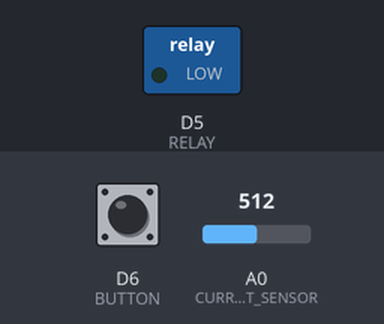
A sketch run on a simulated ESP8266 (NodeMCU). Parts: switched loads named in the sketch (green lamp = pin HIGH). The test bench sets the inputs (shaded band); at power-on: A0 (CURRENT_SENSOR) = 512, D6 (BUTTON) HIGH. WiFi joins after 1.5 s; servers stay silent unless stated; the local clock reads 2024-03-15 10:24:30 at power-on unless the sketch sets it; what the sketch prints to the serial monitor is not drawn.

Above: at 2.7 s.
2.8 s: A0 (CURRENT_SENSOR) set to 10
5.5 s: A0 (CURRENT_SENSOR) set to 7
At 6.7 s:
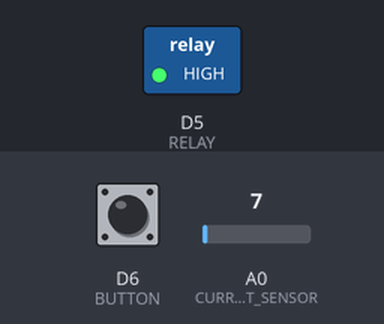
Timing chart, 0 to 8.5 s (numbered marks = the images above; inputs shaded):
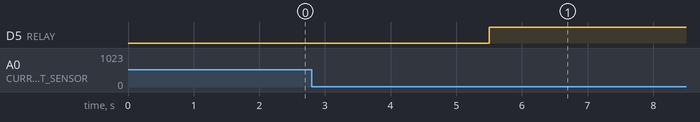

The sketch:

solar_cleaning.ino
```cpp
#include <ESP8266WiFi.h>
#include <ThingSpeak.h>
#include <Wire.h>
#include "RTClib.h"

RTC_DS3231 rtc;

const char* ssid = "TEMP";
const char* password = "temp12345";

unsigned long channelID = 3302015;
const char* writeAPIKey = "7W37YMNBFYQUJGRO";

WiFiClient client;

#define CURRENT_SENSOR A0
#define RELAY D5
#define BUTTON D6

float currentValue = 0;
float thresholdCurrent = 0.28;  // 280 mA

bool cleaning = false;
bool cleanedToday = false;

unsigned long lastUpdate = 0;

void setup()
{
Serial.begin(115200);

pinMode(RELAY, OUTPUT);
pinMode(BUTTON, INPUT_PULLUP);

digitalWrite(RELAY, LOW);

Wire.begin(D2, D1);
rtc.begin();

WiFi.begin(ssid, password);

while (WiFi.status() != WL_CONNECTED)
{
delay(500);
Serial.print(".");
}

Serial.println("WiFi Connected");

ThingSpeak.begin(client);
}

void loop()
{
DateTime now = rtc.now();

// Read current sensor
int sensorValue = analogRead(CURRENT_SENSOR);
float voltage = sensorValue * (3.3 / 1023.0);

// ⚠ Adjust this calibration if needed
currentValue = voltage / 0.1;

Serial.print("Current: ");
Serial.println(currentValue);

// ✅ Daily scheduled cleaning at 10:00 AM
if(now.hour() == 10 && now.minute() == 0 && cleanedToday == false)
{
Serial.println("Scheduled Cleaning");
startCleaning();
cleanedToday = true;
}

// Reset at midnight
if(now.hour() == 0 && now.minute() == 0)
{
cleanedToday = false;
}

// ✅ Dust detection using fixed threshold
if(currentValue < thresholdCurrent && cleaning == false)
{
Serial.println("Low Current - Dust Detected");
startCleaning();
}

// ✅ Manual cleaning
if(digitalRead(BUTTON) == LOW)
{
Serial.println("Manual Cleaning");
startCleaning();
delay(500);
}

// ✅ Send to ThingSpeak
if(millis() - lastUpdate > 20000)
{
ThingSpeak.setField(1, currentValue);

if(cleaning)
ThingSpeak.setField(2, 1);
else
ThingSpeak.setField(2, 0);

ThingSpeak.writeFields(channelID, writeAPIKey);

lastUpdate = millis();
}

delay(2000);
}

void startCleaning()
{
cleaning = true;

digitalWrite(RELAY, HIGH);

delay(15000);

digitalWrite(RELAY, LOW);

cleaning = false;

Serial.println("Cleaning Done");
}
```

Measured:
- the behaviour switches between 9 and 8 on A0 (CURRENT_SENSOR) (found by bisection; images 0 and 1)
- after the input at 2.8 s, every drawn part: stays the same
- after the input at 5.5 s, D5 (RELAY): LOW → HIGH at once
